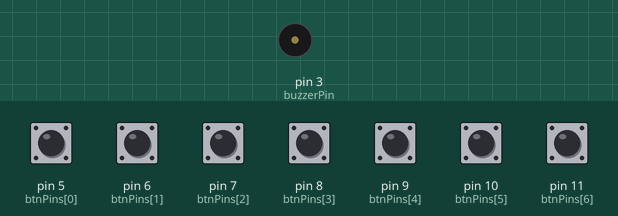
Simulated run of this sketch. Board: Arduino Uno, built with avr-gcc and run on an emulated ATmega328P. Shown: buzzer (waves = sounding). Inputs (shaded band) come from the test bench; at power-on: pin 5 (btnPins[0]), pin 6 (btnPins[1]), pin 7 (btnPins[2]), pin 8 (btnPins[3]), pin 9 (btnPins[4]), pin 10 (btnPins[5]), pin 11 (btnPins[6]) HIGH.

Above: at 1.2 s.
1.3 s: pin 11 (btnPins[6]) pulled LOW for 0.15 s
At 1.37 s:
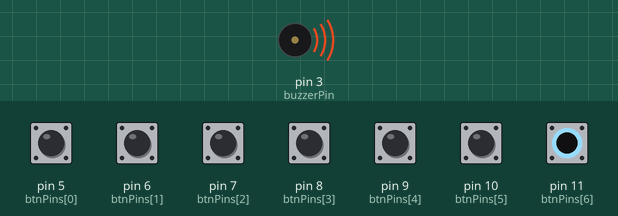
Timing chart, 0 to 4.3 s (numbered marks = the images above; inputs shaded):
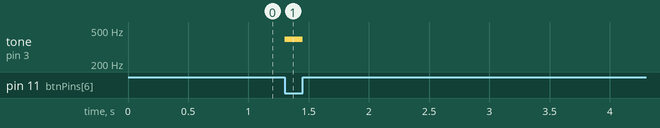

Measured:
- after the input at 1.3 s, tone on pin 3 (buzzerPin): silent → 392 Hz at once, → silent 0.15 s later

The sketch:

piano.ino
```cpp
const int buzzerPin = 3;
const int btnPins[] = {5, 6, 7, 8, 9, 10, 11};
const int keys[] = {220, 247, 262, 294, 330, 350, 392};
const int sizeOfBtnPins = sizeof(btnPins) / sizeof(btnPins[0]);

void setup() {
  pinMode(buzzerPin, OUTPUT);

  for (int i = 0; i < sizeOfBtnPins; i++) {
    pinMode(btnPins[i], INPUT_PULLUP);
  }
}

void loop() {
  int btnPinsState[8];
  for (int i = 0; i < sizeOfBtnPins; i++) {
    btnPinsState[i] = digitalRead(btnPins[i]);

    if (btnPinsState[i] == 0) { // btn pressed
      tone(buzzerPin, keys[i], 1000);
    }
    else {
      noTone(buzzerPin);
    }
  }
/*
  for (int i = 0; i < sizeOfBtnPins; i++) {
    int btnPinsState = digitalRead(btnPins[i]);

    if (btnPinsState == HIGH) { // btn pressed
      tone(btnPins[i], keys[i]);
      Serial.print(btnPins[i]);
      Serial.print(" is ");
      Serial.println(btnPinsState);
    }
  }*/
}
```
